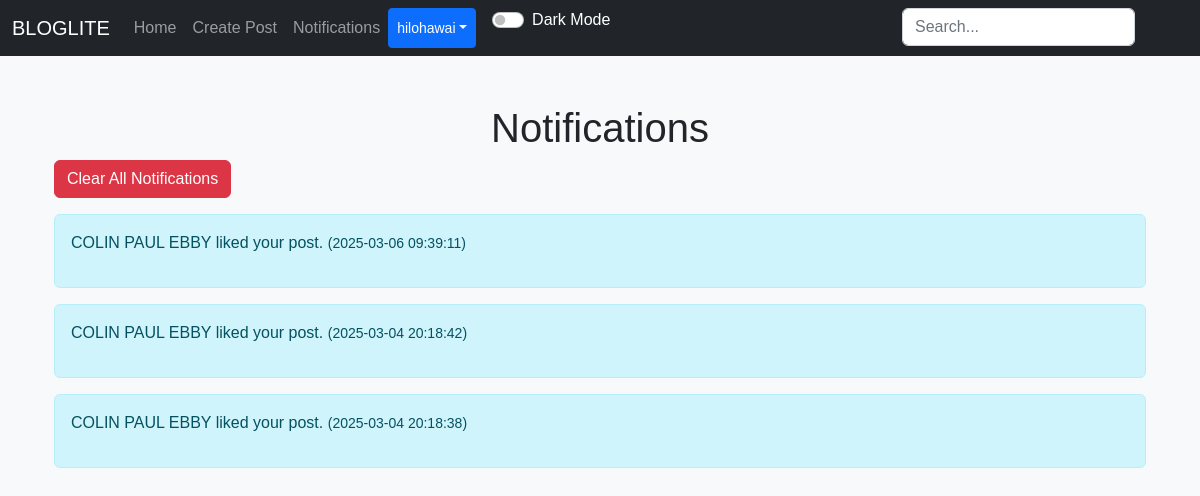
The app's page /notifications (signed in), older data.
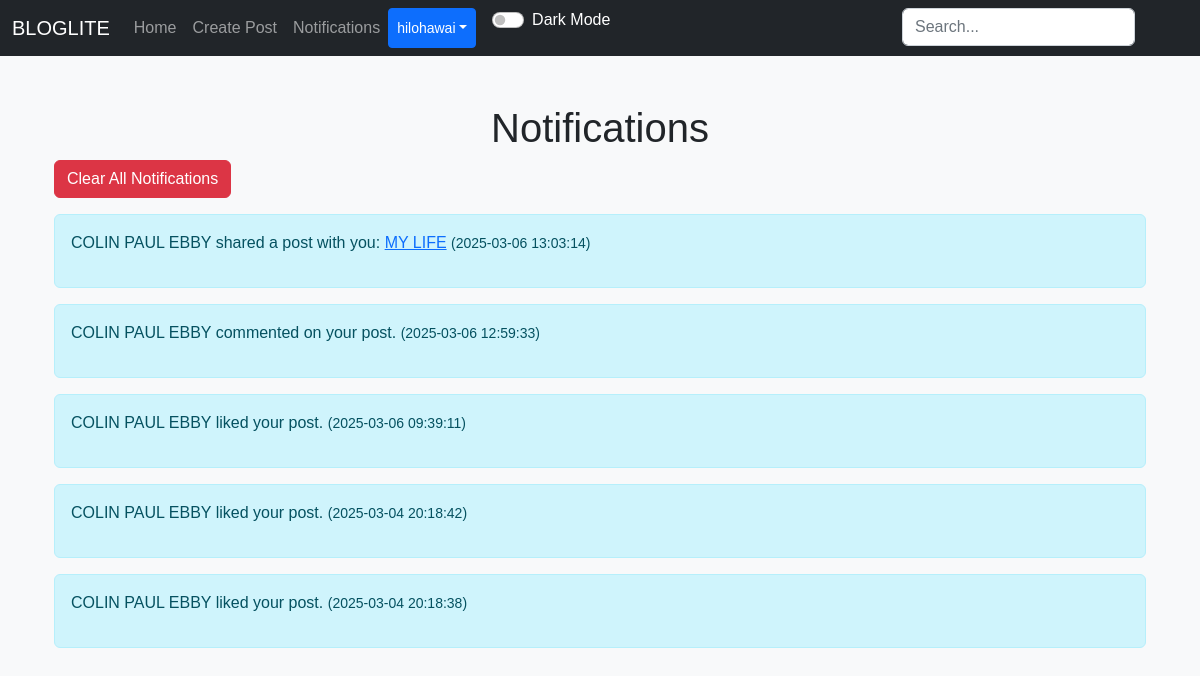
The same page, newer data.
### applicaton/models.py (models this page shows)
class Notification(db.Model):
    id = db.Column(db.Integer, primary_key=True)
    user_id = db.Column(db.Integer, db.ForeignKey('user.id'), nullable=False)
    message = db.Column(db.String(200), nullable=False)
    date_created = db.Column(db.DateTime(timezone=True), default=func.now())

### applicaton/views.py (the view)
@views.route("/notifications")
@login_required
def notifications():
    notifications = current_user.notifications.order_by(Notification.date_created.desc()).all()
    return render_template("notifications.html", user=current_user, notifications=notifications)

### applicaton/templates/notifications.html (shortened to what this page needs)
{% extends "nav.html" %}
{% block content %}
<div class="container mt-5">
    <h1 align="center">Notifications</h1>
    {% if notifications %}
        <form method="POST" action="{{ url_for('views.clear_notifications') }}">
            <button type="submit" class="btn btn-danger mb-3">Clear All Notifications</button>
        </form>
        {% for notification in notifications %}
            <div class="alert alert-info">
                <p>{{ notification.message | safe }} <small>({{ notification.date_created }})</small></p>
            </div>
        {% endfor %}
    {% else %}
        <p>No notifications yet.</p>
    {% endif %}
</div>
{% endblock %}

Row changes from the older to the newer data that the page shows:
added Notification: message "COLIN PAUL EBBY shared a post with you: MY LIFE", date_created "2025-03-06 13:03:14"
added Notification: message "COLIN PAUL EBBY commented on your post.", date_created "2025-03-06 12:59:33"
